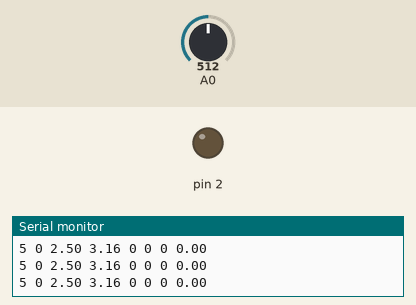
This sketch was run on a simulated Arduino Uno, built with avr-gcc and run on an emulated ATmega328P. Parts: output pins drawn as LEDs (lit = HIGH), the last lines printed to the serial monitor. The inputs (shaded band) are chosen by the test bench; at power-on: A0 = 512.

Above: at 1.2 s.
1.3 s: A0 set to 0
At 1.7 s:
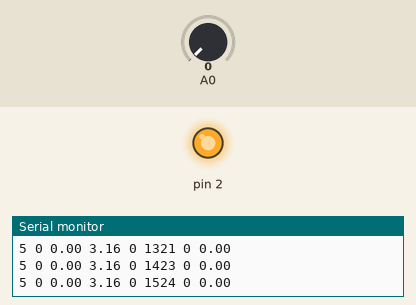
2.8 s: A0 set to 987
5.8 s: A0 set to 1015
At 6.6 s:
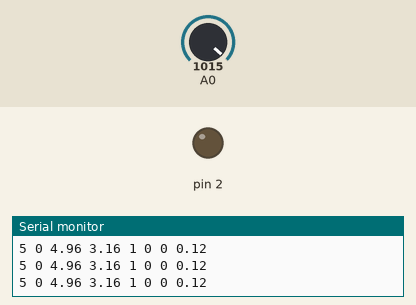
Timing chart, 0 to 8.8 s (numbered marks = the images above; inputs shaded):
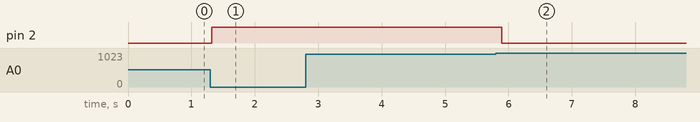

The sketch:

RC_fun.ino
```cpp
float Vc,R=820,C=0;
unsigned long t0=0,trc=0;
float dt=0;
byte d=0;

void setup()
{
  Serial.begin(9600);
  pinMode(2,OUTPUT);
}

void loop()
{
  Vc=analogRead(0)*5;
  Vc=Vc/1024;
  Serial.print(5);
  Serial.print(" ");
  Serial.print(0);
  Serial.print(" ");
  Serial.print(Vc);
  Serial.print(" ");
  Serial.print(.632*5);
  Serial.print(" ");
  Serial.print(d);
  Serial.print(" ");
  Serial.print(t0);
  Serial.print(" ");
  Serial.print(trc);
  Serial.print(" ");
  Serial.println(C);

  if(Vc==0)
  {
    digitalWrite(2,1);
    t0=millis();
  }

  if(Vc<.63*5) d=0;

  if(Vc>=.63*5&&d==0)
  {
    trc=millis();
    d=1;
  }

  if(Vc>=4.90)
  {
    digitalWrite(2,0);
  }

  if(t0!=0&&trc!=0)
  {
    dt=(float)(trc-t0)/1000;
    C=(float)(dt/R)*1000;
    t0=0;
    trc=0;
  }

  delay(100);
}
```

Measured:
- the behaviour switches between 1003 and 1004 on A0 (found by bisection; images 1 and 2)
- after the input at 1.3 s, pin 2: LOW → HIGH at once
- after the input at 5.8 s, pin 2: HIGH → LOW after 0.10 s
